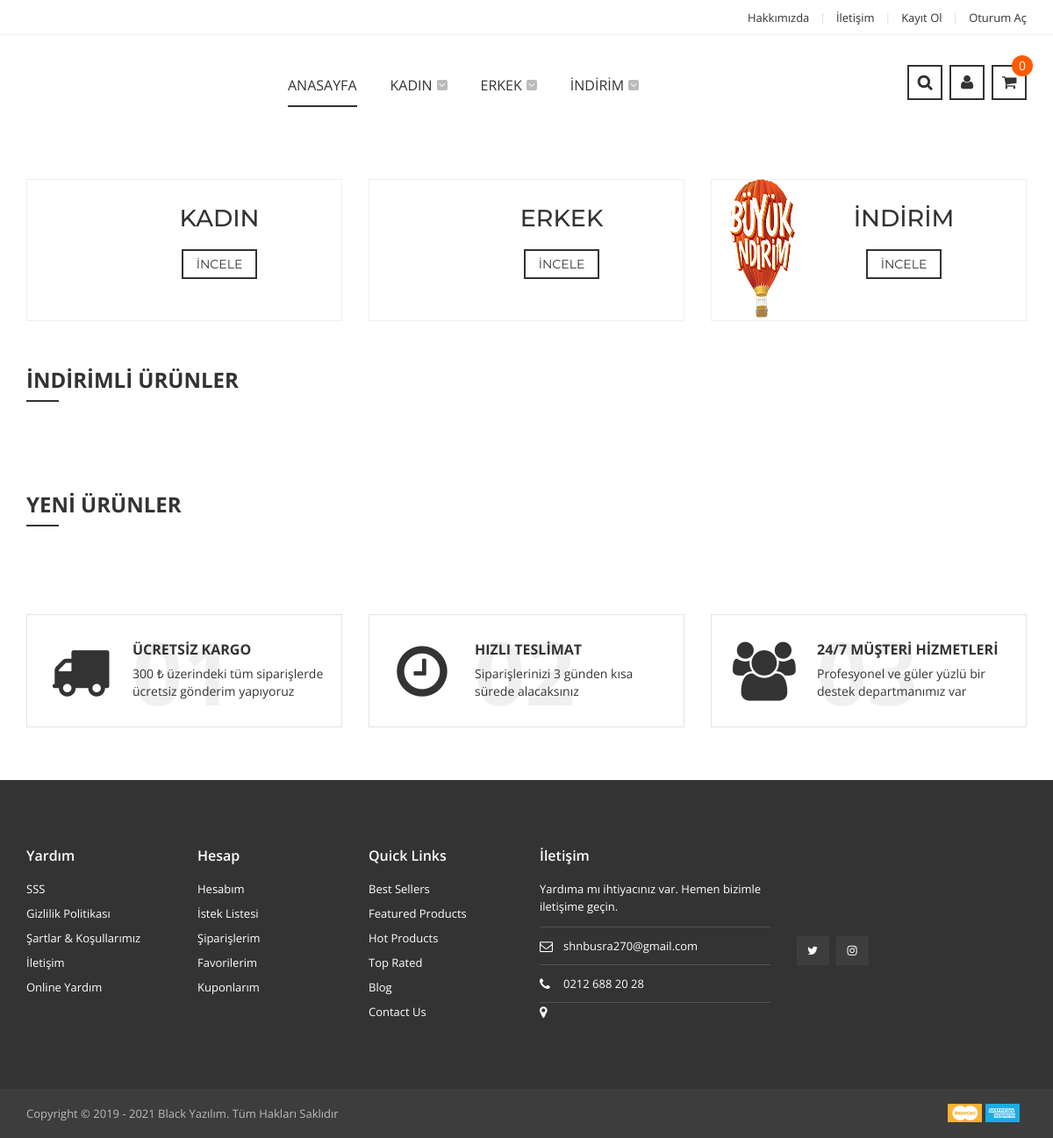
The page / on the database its author committed.
### tables this page shows
CREATE TABLE `ust_kategori` (
  `kategori_ust_id` int(11) NOT NULL,
  `kategori_ust_adi` varchar(3000) NOT NULL,
  `kategori_ust_acilir_foto` varchar(2000) NOT NULL,
  `kategori_ust_foto` varchar(2000) NOT NULL,
  `kategori_ust_ekleyen` varchar(2000) NOT NULL,
  `tarih_ust` datetime NOT NULL DEFAULT current_timestamp()
);

CREATE TABLE `ayarlar` (
  `id` int(1) NOT NULL,
  `site_url` varchar(1500) NOT NULL,
  `admin_logo` varchar(2000) NOT NULL,
  `site_logo` varchar(2000) NOT NULL,
  `site_ikon` varchar(2000) NOT NULL,
  `site_baslik` varchar(75) NOT NULL,
  `site_aciklama` text NOT NULL,
  `site_anahtarkelimeler` varchar(1500) NOT NULL,
  `site_durum` varchar(1) NOT NULL,
  `site_tema` varchar(20) NOT NULL,
  `site_login` varchar(2000) NOT NULL,
  `site_iletisimno` varchar(15) NOT NULL,
  `site_eposta` varchar(100) NOT NULL,
  `site_instagram` text NOT NULL,
  `site_twitter` text NOT NULL
);

### sistem/ayar.php (called while the page is built, shortened)
<?php
	$host="localhost";
	$kullanici="root";
	$sifre="";
	$veritabaniadi="proje";
	$baglan= mysqli_connect($host,$kullanici,$sifre,$veritabaniadi) or die(mysql_error());
	$query = mysqli_query($baglan, "select * from ayarlar");
	$satir = mysqli_fetch_array($query);
?>

### tema/default/index.php (the view, shortened to what this page needs)
<!DOCTYPE html>
<html lang="tr-TR">
<head>
	<link rel="stylesheet" href="<?php echo TEMA_URL; ?>assets/styles/style.min.css">
</head>
<body class="style-dark">
<div id="wrapper">
	<header class="header">
		<div class="top">
			<div class="container">
				<div class="right-side">
					<ul class="menu">
						<li><a href="index.php?do=hakkimda">Hakkımızda</a></li>
						<li><a href="index.php?do=iletisim">İletişim</a></li>
						<li><a href="#">Kayıt Ol</a></li>
						<li><a href="tema/default/giris.php">Oturum Aç</a></li>
					</ul>
				</div>
			</div>
		</div>
		<div class="container">
			<div class="middle middle-ver-2">
				<div class="main-menu-wrap-2">
					<div class="main-menu-wrap js__auto_correct_sub_menu">
						<ul class="menu">
							<li class="current-menu-item"><a href="index.php">Anasayfa</a></li>
							<?php
							$kategori=mysqli_query($baglan, "select * from ust_kategori");
							while($kategorigelen=mysqli_fetch_array($kategori)){
							$kategori_ust_id=$kategorigelen["kategori_ust_id"];
							?>
							<li class="menu-item-has-children mega-menu-wrap"><a href="index.php?do=urun&uk=<?php echo $kategori_ust_id; ?>&uid=<?php echo $kategori_ust_id; ?>"><?php echo $kategorigelen["kategori_ust_adi"]; ?></a>
							</li>
							<?php } ?>
							<li class="menu-item-has-children mega-menu-wrap"><a href="index.php?do=urun&islem=indirim">İNDİRİM</a>
							</li>
						</ul>
					</div>
				</div>
				<ul class="right-side">
					<li class="js__drop_down search-toggle">
						<a href="#" class="fa fa-search js__drop_down_button"></a>
						<div class="search-container">
							<form action="#">
								<button type="submit" class="btn-submit"><i class="fa fa-search"></i></button>
							</form>
						</div>
					</li>
					<li class="user-wrap"><a href="#" class="fa fa-user"></a></li>
					<li>
						<a href="index.php?do=sepet" class="fa fa-shopping-cart"><span class="num sepet_toplam_adet"><?php echo (isset($_SESSION["alisveris_karti"]))? $_SESSION["alisveris_karti"]["siparis_özeti"]["toplam_adet"]:0; ?></span></a>
					</li>
				</ul>
			</div>
		</div>
	</header>
		<?php tema_icerik($baglan); ?>
	<div class="section-common section-services" style="margin-bottom:5%;">
		<div class="container">
			<ul class="row margin-top--30">
				<li class="col-md-4">
					<a class="item-service with-number" data-number="01">
						<i class="fa fa-truck thumb"></i>
						<h2 class="title">Ücretsiz Kargo</h2>
						<p>300 ₺ üzerindeki tüm siparişlerde ücretsiz gönderim yapıyoruz</p>
					</a>
				</li>
				<li class="col-md-4">
					<a class="item-service with-number" data-number="02">
						<i class="fa thumb fa-clock-o"></i>
						<h2 class="title">Hızlı Teslimat</h2>
						<p>Siparişlerinizi 3 günden kısa sürede alacaksınız</p>
					</a>
				</li>
				<li class="col-md-4">
					<a class="item-service with-number" data-number="03">
						<i class="fa thumb fa-users"></i>
						<h2 class="title">24/7 Müşteri Hizmetleri</h2>
						<p>Profesyonel ve güler yüzlü bir destek departmanımız var</p>
					</a>
				</li>
			</ul>
		</div>
	</div>
	<footer class="footer">
		<div class="container">
			<div class="top">
				<div class="row">
					<div class="col-md-2 col-sm-4">
						<div class="widget widget_nav_menu">
							<h3 class="title">Yardım</h3>
							<ul class="menu">
								<li><a href="#">SSS</a></li>
								<li><a href="#">Gizlilik Politikası</a></li>
								<li><a href="#">Şartlar & Koşullarımız</a></li>
								<li><a href="index.php?do=iletisim">İletişim</a></li>
								<li><a href="#">Online Yardım</a></li>
							</ul>
						</div>
					</div>
					<div class="col-md-2 col-sm-4">
						<div class="widget widget_nav_menu">
							<h3 class="title">Hesap</h3>
							<ul class="menu">
								<li><a href="#">Hesabım</a></li>
								<li><a href="#">İstek Listesi</a></li>
								<li><a href="#">Şiparişlerim</a></li>
								<li><a href="#">Favorilerim</a></li>
								<li><a href="#">Kuponlarım</a></li>
							</ul>
						</div>
					</div>
					<div class="col-md-2 col-sm-4">
						<div class="widget widget_nav_menu">
							<h3 class="title">Quick Links</h3>
							<ul class="menu">
								<li><a href="#">Best Sellers</a></li>
								<li><a href="#">Featured Products</a></li>
								<li><a href="#">Hot Products</a></li>
								<li><a href="#">Top Rated</a></li>
								<li><a href="#">Blog</a></li>
								<li><a href="#">Contact Us</a></li>
							</ul>
						</div>
					</div>
					<div class="col-md-3 col-sm-6">
						<div class="widget widget_text">
							<h3 class="title">İletişim</h3>
							<p>Yardıma mı ihtiyacınız var. Hemen bizimle iletişime geçin.</p>
							<ul class="contact-list">
								<li><a href="mailto:<?php echo $satir["site_eposta"]; ?>"><i class="fa fa-envelope-o"></i><?php echo $satir["site_eposta"]; ?></a></li>
								<li><a href="tel:<?php echo $satir["site_iletisimno"]; ?>"><i class="fa fa-phone"></i><?php echo $satir["site_iletisimno"]; ?></a></li>
								<li><i class="fa fa-map-marker"></i><?php echo $satir["site_adres"]; ?></li>
							</ul>
						</div>
					</div>
					<div class="col-md-3 col-sm-6">
						<div class="widget widget_subscribe">
							<ul class="social-list" style="margin-top:40%;">
								<li><a target="_blank" href="<?php echo $satir["site_twitter"]; ?>" class="fa fa-twitter"></a></li>
								<li><a target="_blank" href="<?php echo $satir["site_instagram"]; ?>" class="fa fa-instagram"></a></li>
							</ul>
						</div>
					</div>
				</div>
			</div>
		</div>
		<div class="bottom">
			<div class="container">
				<div class="row">
					<div class="col-sm-6">
						<div class="copyright">Copyright &copy; 2019 - <?php echo date("Y"); ?> Black Yazılım. Tüm Hakları Saklıdır</div>
					</div>
					<div class="col-sm-6">
						<ul class="payment-list">
							<li><a href="#"><img src="<?php echo TEMA_URL; ?>assets/images/payment2.jpg" alt=""></a></li>
							<li><a href="#"><img src="<?php echo TEMA_URL; ?>assets/images/payment3.jpg" alt=""></a></li>
						</ul>
					</div>
				</div>
			</div>
		</div>
	</footer>
</div>
</body>
</html>

### tema/default/default.php (shortened to what this page needs)
<div class="section-adv section-common">
	<div class="container">
		<div class="row margin-top--30">
		<?php
					$kategori=mysqli_query($baglan, "select * from ust_kategori");
					while($kategorigelen=mysqli_fetch_array($kategori)){
		?>
			<div class="col-md-4">
				<a href="index.php?do=urun&uk=<?php echo $kategorigelen["kategori_ust_id"]; ?>&uid=<?php echo $kategorigelen["kategori_ust_id"]; ?>" class="item-adv">
					<div class="content">
						<h2 class="title"><?php echo $kategorigelen["kategori_ust_adi"]; ?></h2>
						<br>
						<span class="btn-common">İNCELE</span>
					</div>
				</a>
			</div>
			<?php } ?>
			<div class="col-md-4">
				<a href="index.php?do=urun&islem=indirim" class="item-adv">
					<img class="thumb" src="<?php echo SİTE_URL; ?>login/upload/kategori/indirimalt.png" alt="">
					<div class="content">
						<h2 class="title">İNDİRİM</h2>
						<br>
						<span class="btn-common">İNCELE</span>
					</div>
				</a>
			</div>
		</div>
	</div>
</div>
<div class="section-featured-product section-common">
	<div class="container tab-product-wrap js__tab">
		<h2 class="section-title">İndirimli ürünler</h2>
	</div>
</div>
	<div class="section-isotope-product section-common tab-product-wrap">
	<div class="container js__filter_isotope">
		<h2 class="section-title">Yeni Ürünler</h2>
	</div>
</div>

### rows shown on the page
ust_kategori: kategori_ust_adi "KADIN"
ust_kategori: kategori_ust_adi "ERKEK"
ayarlar: site_eposta "shnbusra270@gmail.com", site_iletisimno "0212 688 20 28"
